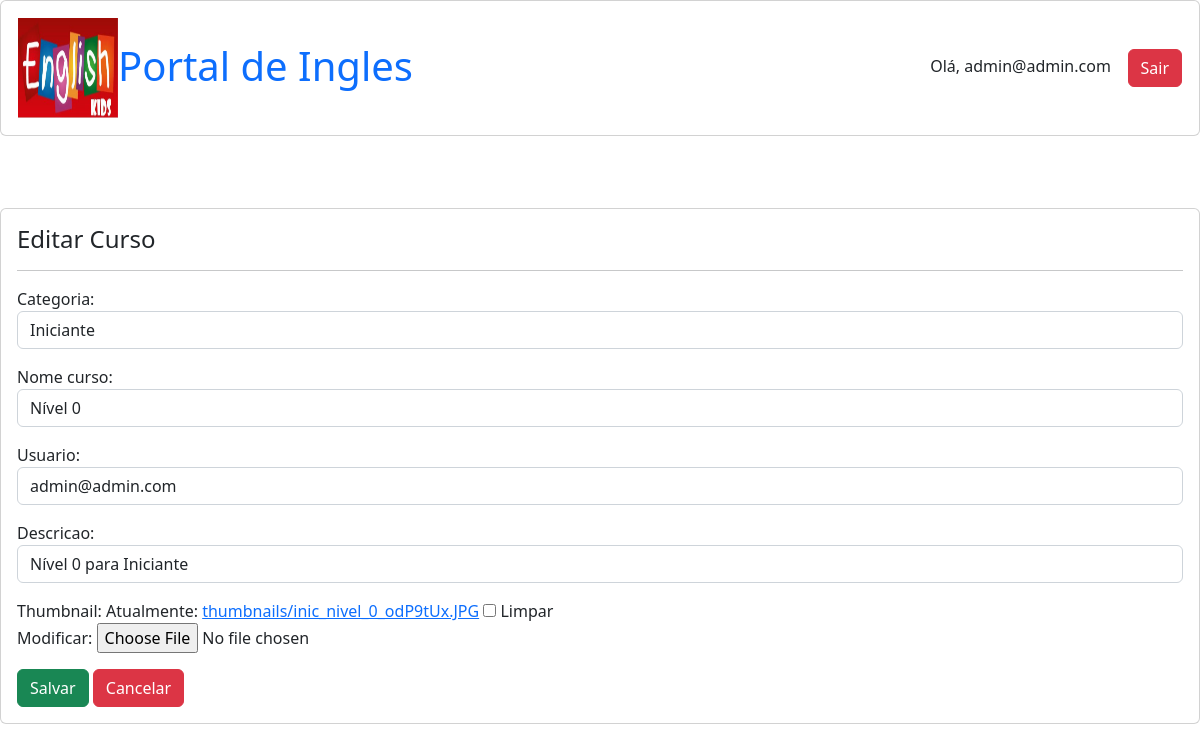
The page /curso/edit/1 (signed in) on the database its author committed.
### portal/models.py (models this page shows, shortened)
class Usuario(AbstractUser):
    email = models.EmailField(unique=True, blank=False,
                              error_messages={
                                  'unique': "A user with that email already exists.",
                              })
    USERNAME_FIELD = "email"
    REQUIRED_FIELDS = []
    def __str__(self):
        return self.email
    def get_full_name(self):
        return self.email
    objects = UserManager()

class Curso(models.Model):
    categoria = models.ForeignKey(Categoria, on_delete=models.SET_NULL, null=True)
    nome_curso = models.CharField(max_length=200)
    slug = models.SlugField(max_length=200, unique=True)
    usuario = models.ForeignKey(Usuario, on_delete=models.CASCADE)
    descricao = models.TextField(blank=False)
    thumbnail = models.ImageField(upload_to='thumbnails/',null=True, blank=True)

### portal/views.py (the view)
# urls.py: path('curso/edit/<int:curso_pk>', views.curso_edit, name='curso_edit'),
@staff_member_required(login_url='/login')
def curso_edit(request,curso_pk):
    curso = Curso.objects.get(pk=curso_pk)
    form = CursoForm(request.POST or None, instance=curso)
    if request.POST:
        if form.is_valid():
            form = CursoForm(request.POST, request.FILES, instance=curso)
            form.save()
            return redirect ('curso')
    context = {
        'curso': curso.id,
        'form': form,
    }
    return render(request, 'curso_edit.html', context)

### portal/forms.py
class CursoForm(forms.ModelForm):
    class Meta:
        model = Curso
        fields = ('categoria', 'nome_curso', 'usuario', 'descricao', 'thumbnail')
        widgets = {
            'categoria' : forms.Select(attrs={'class':'form-control','autofocus':''}),
            'nome_curso' : forms.TextInput(attrs={'class':'form-control','autofocus':''}),
            'usuario' : forms.Select(attrs={'class':'form-control','autofocus':''}),
            'descricao' : forms.TextInput(attrs={'class':'form-control','autofocus':''}),
        }

### portal/models.py (called while the page is built)
    def __str__(self):
        return self.nome_categoria

### portal/templates/curso_edit.html (shortened to what this page needs)
{% extends 'base.html' %}
{% block content %}
    <br>
    <br>
    <div class="card">
        <div class="card-body">
            <h4>Editar Curso</h4>
            <hr>
            <form action="{% url 'curso_edit' curso %}" enctype="multipart/form-data" method="post">
                {{ form.as_p }}
                <button class="btn btn-success" type="submit" >Salvar</button>
                <a href="{% url 'curso' %}" class="btn btn-danger">Cancelar</a>
            </form>
        </div>
    </div>
{% endblock %}

### portal/templates/base.html (shortened to what this page needs)
<!DOCTYPE html>
<html lang="pt-br">
<head>
    <link rel="stylesheet" href="https://cdn.jsdelivr.net/npm/bootstrap@5.2.0/dist/css/bootstrap.min.css">
</head>
<body>
    <div class='card'>
        <div class='card-body'>
            <div class="box">
                <table width="100%">
                    <tr>
                        <td width="50%">
                            {% load static %}
                            <img src="{% static 'img/portal.png' %}" height="100px" width='100px' alt="LOGO" align="left">
                            &nbsp;<h1><a href="{% url 'home' %}" style="text-decoration:none">Portal de Ingles</a></h1>
                        </td>
                        <td width="50%" align="right">
                            {% if user.is_authenticated %}
                                Olá, {{user.get_full_name}} &nbsp;&nbsp;
                                <a class="btn btn-danger" href="{% url 'logout' %}" style="text-decoration:none">Sair</a>
                            {% else %}
                                <a href="{% url 'login' %}" style="text-decoration:none">Login</a> &nbsp;&nbsp;
                                &nbsp;&nbsp;| &nbsp;&nbsp;
                                <a href="{% url 'cadastro' %}" style="text-decoration:none">Cadastro</a> &nbsp;&nbsp;
                            {% endif %}
                        </td>
                    </tr>
                </table>
            </div>
        </div>
    </div>
    <br>
    {% block content %}
    {% endblock %}
</body>
</html>

### rows shown on the page
Usuario: get_full_name "admin@admin.com"
Curso: categoria "Iniciante", nome_curso "Nível 0", usuario "admin@admin.com", descricao "Nível 0 para Iniciante"
